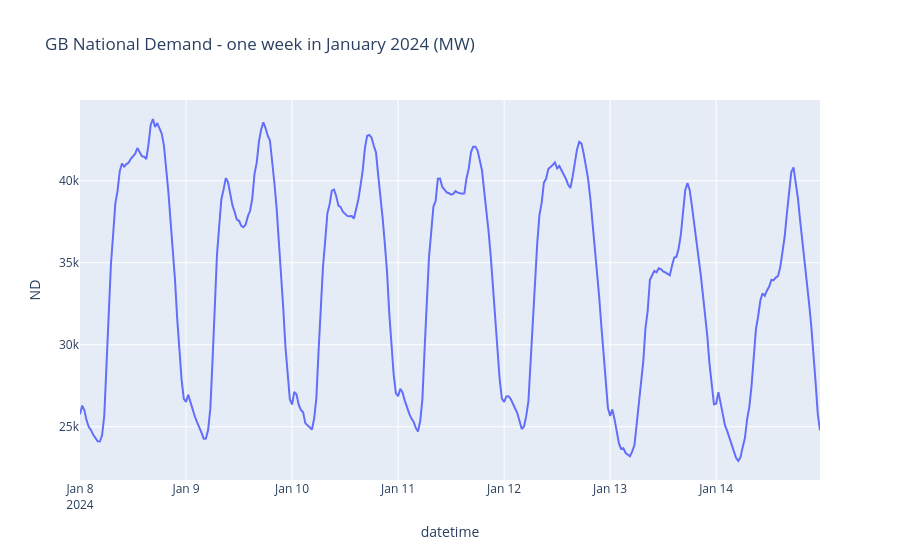

Notebook code for this chart:
### Code cell
# Plot just one week to see the daily shape clearly
#print(df.head())
one_week = df['2024-01-08':'2024-01-14']

fig = px.line(one_week, y='ND', title='GB National Demand - one week in January 2024 (MW)')
fig.show();

time_forward = df['2024-03-31':'2024-03-31']
print(time_forward['SETTLEMENT_PERIOD'])

### Figure 1 — Plotly figure (JSON) as saved in the notebook; plotly's stock layout.template omitted (floating-point values rounded to 4 significant figures; data arrays with more than 128 entries replaced by an {"elided": "..."} marker saying what was removed)
{"data": [{"hovertemplate": "datetime=%{x}<br>ND=%{y}<extra></extra>", "legendgroup": "", "line": {"color": "#636efa", "dash": "solid"}, "marker": {"symbol": "circle"}, "mode": "lines", "name": "", "orientation": "v", "showlegend": false, "type": "scatter", "x": {"elided": "336 str values"}, "xaxis": "x", "y": {"elided": "336 int values"}, "yaxis": "y"}], "layout": {"legend": {"tracegroupgap": 0}, "title": {"text": "GB National Demand - one week in January 2024 (MW)"}, "xaxis": {"anchor": "y", "domain": [0, 1], "title": {"text": "datetime"}}, "yaxis": {"anchor": "x", "domain": [0, 1], "title": {"text": "ND"}}}}
